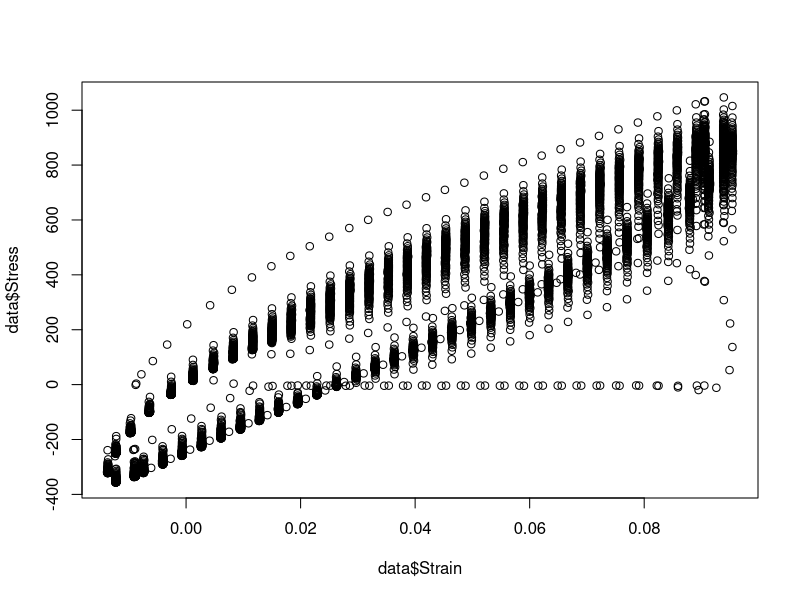
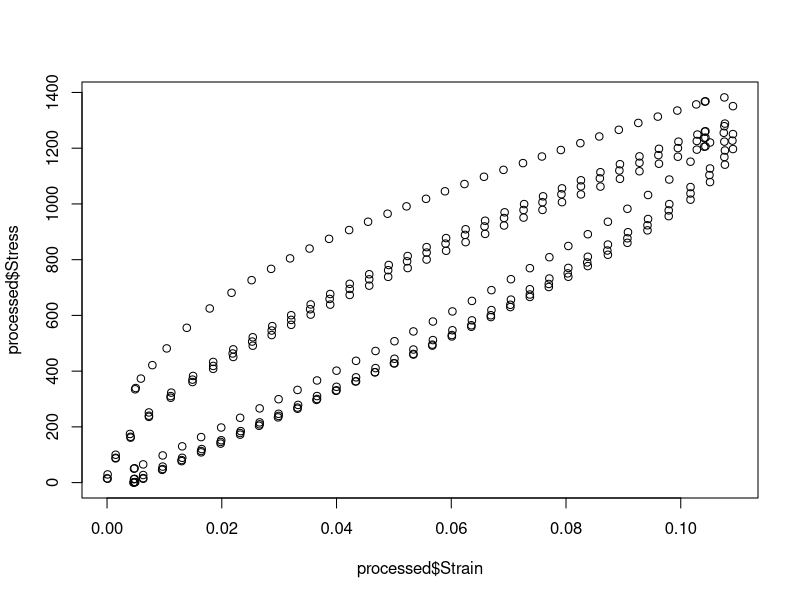
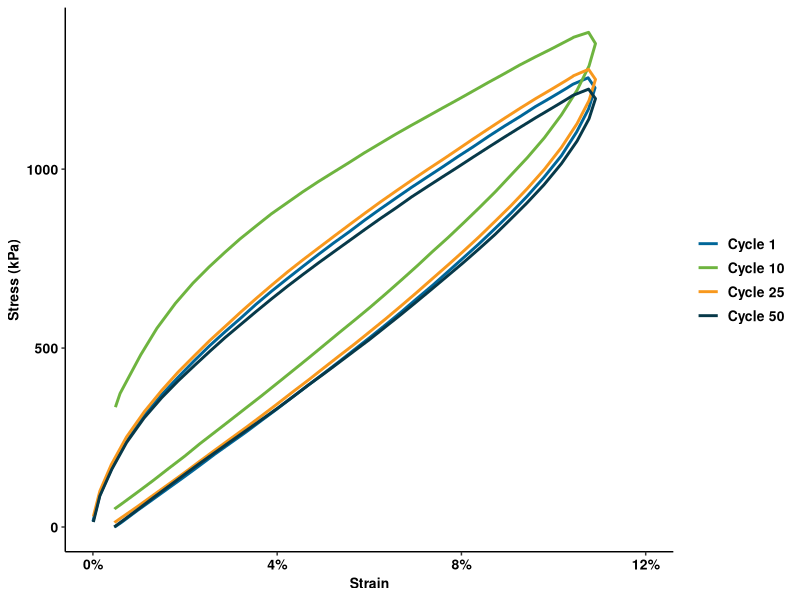
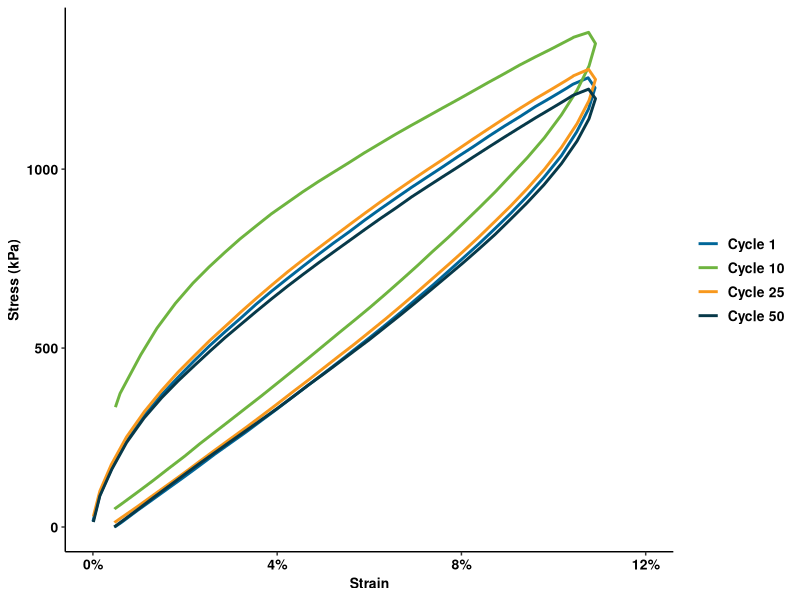

These figures' R source, in order:
#This script generates plot from Instron cyclic testing data
library(ggplot2)
library(scales)
library(svglite)
data = read.csv("cycle.csv")
str(data)
data = data[-(1:3)]
colnames(data) = c("Strain", "Stress")
data$Stress = data$Stress/1000
plot(data$Strain, data$Stress)
data$Cycle = NA
processed = data
#Extract cycle n, with i/"number_of_data_points_in_a_cycle" < n
for (i in 1:nrow(data))
{
  if (i/70 < 1)
  {
    data[i,3] = "Cycle 1"
  }
}
for (i in 1:nrow(data))
{
  if (i/70 > 9 & i/70 < 10 )
  {
    data[i,3] = "Cycle 10"
  }
}
for (i in 1:nrow(data))
{
  if (i/70 < 25 & i/70 > 24)
  {
    data[i,3] = " Cycle 25"
  }
}
for (i in 1:nrow(data))
{
  if (i/70 < 49 & i/70 > 48)
  {
    data[i,3] = "Cycle 50"
  }
}
processed = data[complete.cases(data), ]
#Move the origin of cyclic plot to (0,0)
processed$Strain = processed$Strain + 0.0137 
processed$Stress = processed$Stress + 335.6643
plot(processed$Strain, processed$Stress)
ggplot(processed) +
  geom_path(aes(x = Strain, y = Stress, color = Cycle), size = 1) +
  #Use Cornell branding color to label different cycles
  scale_color_manual(name = "Cycle",
                     labels = c("Cycle 1", "Cycle 10", "Cycle 25", "Cycle 50"),
                     values = c("#006699", "#6EB43F", "#F8981D", "#073949")) +
  labs(x = "Strain", y = "Stress (kPa)") +
  guides(color = guide_legend(override.aes = list(size = 4))) +
  scale_x_continuous(limits = c(0,0.12), breaks=extended_breaks(n=4), labels = scales::percent) + 
  theme_classic() +
  theme(
    axis.text.x = element_text(size=10, color = "black", face = "bold"),
    axis.text.y = element_text(size=10, color = "black", face = "bold"),
    axis.title = element_text(size=10, color = "black", face = "bold"),
    legend.title = element_blank(),
    legend.text = element_text(size=10, color = "black", face = "bold"))
#Save plot as an svg file in the working directory
ggsave("cycle.svg", width = 80, height = 80, units = "mm")
levels(processed$Cycle)
